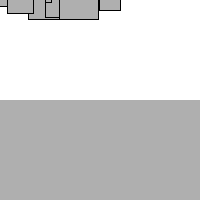
Frame 1 (no input)
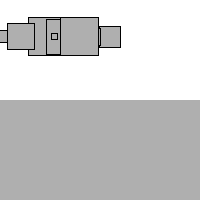
Frame 60 (the mouse pressed at the canvas centre just before this capture)
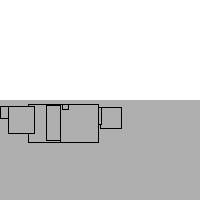
Frame 120 (the mouse held since frame 60 and released just before this capture)

The Processing sketch that drew these frames (run headless with seeded random() and noise(); from frame 60 on, the mouse is pressed at the canvas centre):

// Processing sketch: e06
// ── e06.pde
Fluid fluid;
Box[] boxes;

void setup() {
  size(200,200);
  background(255);
  
  fluid = new Fluid(0,height/2,width,height/2,0.2);
  
  boxes = new Box[10];
  for (int i = 0; i < boxes.length; i++)
    boxes[i] = new Box(random(0.5,4),random(0,width),0);
}

void draw() {
  background(255);
  
  fluid.display();
  
  PVector wind = new PVector(0.001,0);
  PVector gravity = new PVector(0,0.02);
  PVector drag = null;
  PVector[] forces = new PVector[]{wind,gravity,drag};

  for (int i = 0; i < boxes.length; i++) {
    
    // calculate gravity
    gravity.y = 0.02*boxes[i].mass;
    
    // calculate drag force (of the fluid)
    if (boxes[i].isInside(fluid)) {
      drag = boxes[i].calculateDrag(fluid);
    } else {
      drag = new PVector(0,0);
    }
    forces[2] = drag;
    
    boxes[i].update(forces);
    boxes[i].display();
  }
}

class Fluid {
  
  float x,y;
  float w,h;
  float coef;
  
  Fluid(float x_, float y_, float w_, float h_, float coef_) {
    x = x_;
    y = y_;
    w = w_;
    h = h_;
    coef = coef_;
  }
  
  void display() {
    rectMode(CORNER);
    noStroke();
    fill(175);
    rect(x,y,w,h);
  }
}
  
  

class Box {
  
  PVector location;
  PVector velocity;
  float size;
  float mass;
  
  Box(float size_, float x, float y) {
    location = new PVector(x,y);
    velocity = new PVector(0,0);
    size = size_;
    mass = size*size;
  }
  
  void update(PVector[] forces) {
    PVector acceleration = PVector.div(sumVectors(forces),mass);
    velocity.add(acceleration);
    location.add(velocity);
    
    _checkEdges();
  }
  
  void display() {
    rectMode(CENTER);
    stroke(0);
    fill(175);
    rect(location.x,location.y,10*size,10*size);
  }
  
  boolean isInside(Fluid fluid) {
    return (
      location.x >= fluid.x && location.x <= fluid.x + fluid.w &&
      location.y >= fluid.y && location.y <= fluid.y + fluid.h
    );
  }
  
  PVector calculateDrag(Fluid fluid) {
    PVector result;
    result = velocity.copy();
    result.normalize();
    float speed = velocity.mag();
    result.mult(-fluid.coef*size*speed*speed);
    return result;
  }
  
  void _checkEdges() {
    // walls
    if (location.x < 0) {
      location.x = 0;
      velocity.x = abs(velocity.x);
    } else if (location.x > width) {
      location.x = width;
      velocity.x = -abs(velocity.x);
    }
    
    // floor
    if (location.y > height) {
      location.y = height;
      velocity.y = -abs(velocity.y);
    }
  }
}

PVector sumVectors(PVector[] vectors) {
  PVector result = new PVector(0,0);
  for (int i = 0; i < vectors.length; i++)
    result.add(vectors[i]);
  return result;
}
